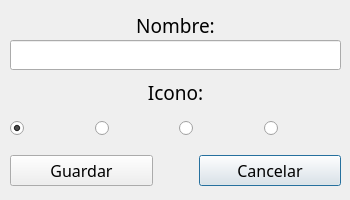
<?xml version="1.0" encoding="UTF-8"?>
<ui version="4.0">
 <class>AddUser</class>
 <widget class="QDialog" name="AddUser">
  <property name="windowModality">
   <enum>Qt::WindowModal</enum>
  </property>
  <property name="geometry">
   <rect>
    <x>0</x>
    <y>0</y>
    <width>350</width>
    <height>200</height>
   </rect>
  </property>
  <property name="sizePolicy">
   <sizepolicy hsizetype="Preferred" vsizetype="Preferred">
    <horstretch>0</horstretch>
    <verstretch>0</verstretch>
   </sizepolicy>
  </property>
  <property name="windowTitle">
   <string>Dialog</string>
  </property>
  <property name="modal">
   <bool>false</bool>
  </property>
  <widget class="QWidget" name="layoutWidget">
   <property name="geometry">
    <rect>
     <x>10</x>
     <y>150</y>
     <width>331</width>
     <height>41</height>
    </rect>
   </property>
   <layout class="QGridLayout" name="gridLayout">
    <item row="0" column="3">
     <widget class="QPushButton" name="pushButton_2">
      <property name="font">
       <font>
        <family>Sitka</family>
        <pointsize>12</pointsize>
       </font>
      </property>
      <property name="text">
       <string>Cancelar</string>
      </property>
     </widget>
    </item>
    <item row="0" column="0">
     <widget class="QPushButton" name="aceptar">
      <property name="font">
       <font>
        <family>Sitka</family>
        <pointsize>12</pointsize>
       </font>
      </property>
      <property name="text">
       <string>Guardar</string>
      </property>
     </widget>
    </item>
    <item row="0" column="1">
     <spacer name="horizontalSpacer">
      <property name="orientation">
       <enum>Qt::Horizontal</enum>
      </property>
      <property name="sizeType">
       <enum>QSizePolicy::Fixed</enum>
      </property>
      <property name="sizeHint" stdset="0">
       <size>
        <width>40</width>
        <height>20</height>
       </size>
      </property>
     </spacer>
    </item>
   </layout>
  </widget>
  <widget class="QLabel" name="label_2">
   <property name="geometry">
    <rect>
     <x>10</x>
     <y>79</y>
     <width>331</width>
     <height>21</height>
    </rect>
   </property>
   <property name="sizePolicy">
    <sizepolicy hsizetype="Fixed" vsizetype="Expanding">
     <horstretch>0</horstretch>
     <verstretch>0</verstretch>
    </sizepolicy>
   </property>
   <property name="minimumSize">
    <size>
     <width>40</width>
     <height>0</height>
    </size>
   </property>
   <property name="maximumSize">
    <size>
     <width>999999</width>
     <height>999999</height>
    </size>
   </property>
   <property name="font">
    <font>
     <family>Sitka</family>
     <pointsize>14</pointsize>
     <bold>false</bold>
    </font>
   </property>
   <property name="text">
    <string>&lt;html&gt;&lt;head/&gt;&lt;body&gt;&lt;p align=&quot;center&quot;&gt;Icono:&lt;/p&gt;&lt;/body&gt;&lt;/html&gt;</string>
   </property>
  </widget>
  <widget class="QWidget" name="layoutWidget">
   <property name="geometry">
    <rect>
     <x>10</x>
     <y>100</y>
     <width>332</width>
     <height>57</height>
    </rect>
   </property>
   <layout class="QGridLayout" name="gridLayout_2">
    <item row="0" column="2">
     <widget class="QRadioButton" name="radioButton_3">
      <property name="minimumSize">
       <size>
        <width>0</width>
        <height>0</height>
       </size>
      </property>
      <property name="maximumSize">
       <size>
        <width>9999</width>
        <height>99999</height>
       </size>
      </property>
      <property name="text">
       <string/>
      </property>
      <property name="icon">
       <iconset>
        <normalon>:/assets/iconos/user3.png</normalon>
       </iconset>
      </property>
      <property name="iconSize">
       <size>
        <width>50</width>
        <height>50</height>
       </size>
      </property>
     </widget>
    </item>
    <item row="0" column="3">
     <widget class="QRadioButton" name="radioButton_4">
      <property name="minimumSize">
       <size>
        <width>0</width>
        <height>0</height>
       </size>
      </property>
      <property name="maximumSize">
       <size>
        <width>9999</width>
        <height>99999</height>
       </size>
      </property>
      <property name="layoutDirection">
       <enum>Qt::LeftToRight</enum>
      </property>
      <property name="autoFillBackground">
       <bool>false</bool>
      </property>
      <property name="text">
       <string/>
      </property>
      <property name="icon">
       <iconset theme="application-exit">
        <normaloff>:/users/users/user4.png</normaloff>
        <normalon>:/assets/iconos/user4.png</normalon>:/users/users/user4.png</iconset>
      </property>
      <property name="iconSize">
       <size>
        <width>50</width>
        <height>50</height>
       </size>
      </property>
      <property name="checked">
       <bool>false</bool>
      </property>
     </widget>
    </item>
    <item row="0" column="0">
     <widget class="QRadioButton" name="radioButton">
      <property name="minimumSize">
       <size>
        <width>0</width>
        <height>0</height>
       </size>
      </property>
      <property name="maximumSize">
       <size>
        <width>9999</width>
        <height>99999</height>
       </size>
      </property>
      <property name="text">
       <string/>
      </property>
      <property name="icon">
       <iconset>
        <normalon>:/assets/iconos/user1.png</normalon>
       </iconset>
      </property>
      <property name="iconSize">
       <size>
        <width>50</width>
        <height>50</height>
       </size>
      </property>
      <property name="checked">
       <bool>true</bool>
      </property>
     </widget>
    </item>
    <item row="0" column="1">
     <widget class="QRadioButton" name="radioButton_2">
      <property name="minimumSize">
       <size>
        <width>0</width>
        <height>0</height>
       </size>
      </property>
      <property name="maximumSize">
       <size>
        <width>9999</width>
        <height>99999</height>
       </size>
      </property>
      <property name="styleSheet">
       <string notr="true"/>
      </property>
      <property name="text">
       <string/>
      </property>
      <property name="icon">
       <iconset>
        <normalon>:/assets/iconos/user2.png</normalon>
       </iconset>
      </property>
      <property name="iconSize">
       <size>
        <width>50</width>
        <height>50</height>
       </size>
      </property>
     </widget>
    </item>
   </layout>
  </widget>
  <widget class="QLineEdit" name="nombreText">
   <property name="geometry">
    <rect>
     <x>10</x>
     <y>40</y>
     <width>331</width>
     <height>30</height>
    </rect>
   </property>
   <property name="minimumSize">
    <size>
     <width>150</width>
     <height>30</height>
    </size>
   </property>
   <property name="font">
    <font>
     <family>Sitka Banner</family>
     <pointsize>12</pointsize>
     <italic>false</italic>
    </font>
   </property>
   <property name="alignment">
    <set>Qt::AlignCenter</set>
   </property>
  </widget>
  <widget class="QLabel" name="label">
   <property name="geometry">
    <rect>
     <x>10</x>
     <y>11</y>
     <width>331</width>
     <height>30</height>
    </rect>
   </property>
   <property name="sizePolicy">
    <sizepolicy hsizetype="Fixed" vsizetype="Fixed">
     <horstretch>0</horstretch>
     <verstretch>0</verstretch>
    </sizepolicy>
   </property>
   <property name="minimumSize">
    <size>
     <width>40</width>
     <height>30</height>
    </size>
   </property>
   <property name="maximumSize">
    <size>
     <width>999999</width>
     <height>999999</height>
    </size>
   </property>
   <property name="font">
    <font>
     <family>Sitka</family>
     <pointsize>14</pointsize>
    </font>
   </property>
   <property name="text">
    <string>&lt;html&gt;&lt;head/&gt;&lt;body&gt;&lt;p align=&quot;center&quot;&gt;Nombre:&lt;/p&gt;&lt;/body&gt;&lt;/html&gt;</string>
   </property>
  </widget>
 </widget>
 <resources/>
 <connections/>
</ui>
